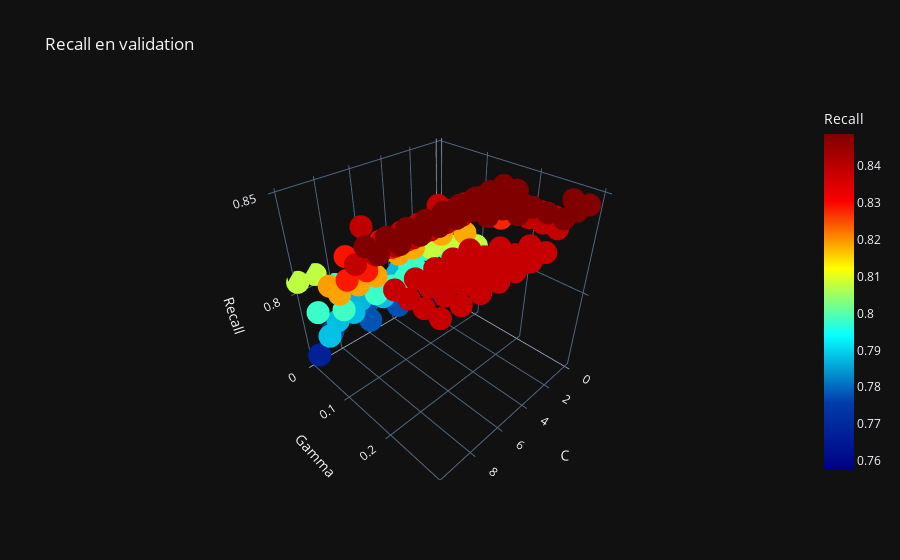

Source (notebook cell):
### Code cell
import plotly.express as px
import pandas as pd

# Crear DataFrame
df_plotly = pd.DataFrame({
    'C': C_values,
    'Gamma': gamma_values,
    'Recall': recall_scores
})

# Gráfico Scatter 3D interactivo
fig = px.scatter_3d(df_plotly, x='C', y='Gamma', z='Recall', color='Recall', title='Recall en validation', color_continuous_scale='Jet')
fig.show()

### Figure 1 — Plotly figure (JSON) as saved in the notebook; plotly's stock layout.template omitted (floating-point values rounded to 4 significant figures; data arrays with more than 128 entries replaced by an {"elided": "..."} marker saying what was removed)
{"data": [{"hovertemplate": "C=%{x}<br>Gamma=%{y}<br>Recall=%{marker.color}<extra></extra>", "legendgroup": "", "marker": {"color": {"elided": "154 float values"}, "coloraxis": "coloraxis", "symbol": "circle"}, "mode": "markers", "name": "", "scene": "scene", "showlegend": false, "type": "scatter3d", "x": {"elided": "154 int values"}, "y": {"elided": "154 float values"}, "z": {"elided": "154 float values"}}], "layout": {"coloraxis": {"colorbar": {"title": {"text": "Recall"}}, "colorscale": [[0, "rgb(0,0,131)"], [0.2, "rgb(0,60,170)"], [0.4, "rgb(5,255,255)"], [0.6, "rgb(255,255,0)"], [0.8, "rgb(250,0,0)"], [1, "rgb(128,0,0)"]]}, "legend": {"tracegroupgap": 0}, "scene": {"domain": {"x": [0, 1], "y": [0, 1]}, "xaxis": {"title": {"text": "C"}}, "yaxis": {"title": {"text": "Gamma"}}, "zaxis": {"title": {"text": "Recall"}}}, "title": {"text": "Recall en validation"}}}
